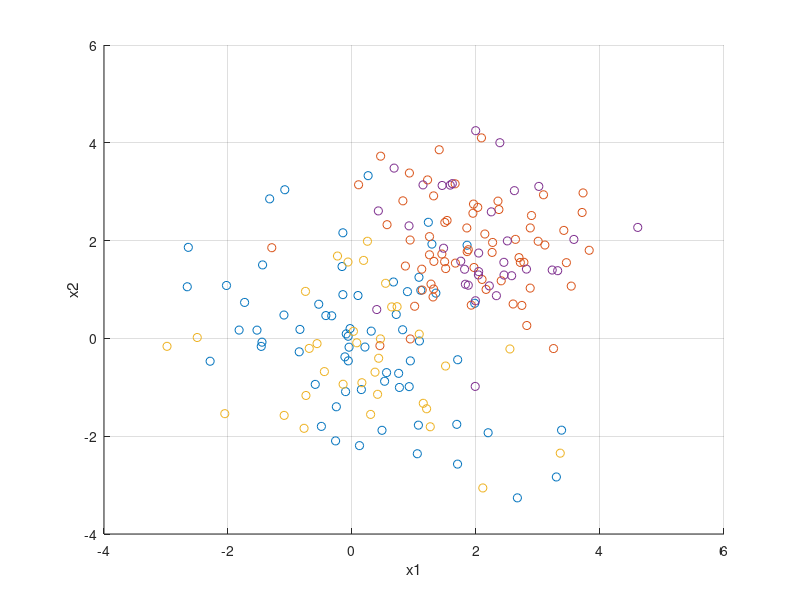

Write MATLAB code to recreate this figure. (Note: this script raises an error after producing the figure.)
clear;
close all;
clc;

N = 100;

rng('default')  % For reproducibility

mu1 = [0 0];
Sigma1 = [2 -1; -1 2];
A1 = mvnrnd(mu1, Sigma1, N);
 
mu2 = [2 2];
Sigma2 = [1 0; 0 1];
A2 = mvnrnd(mu2, Sigma2, N);

A = [ A1; A2 ];
d = [ -ones(100, 1); ones(100, 1) ];

test_index = 67:100;
learn_index = 1:66;
k = 6;

A_learn = [A1(learn_index, :); A2(learn_index, :)];
d_learn = [d(learn_index); d(N + learn_index)];
A_test = [A1(test_index, :); A2(test_index, :)];
d_check = [d(test_index); d(N + test_index)];

figure;
scatter(A_learn(d_learn == -1, 1), A_learn(d_learn == -1, 2), 'r.');
hold on;
grid on;
scatter(A_learn(d_learn == 1, 1), A_learn(d_learn == 1, 2), 'b.');
scatter(A_test(d_check == -1, 1), A_test(d_check == -1, 2), 'r*');
scatter(A_test(d_check == 1, 1), A_test(d_check == 1, 2), 'b*');
xlabel('x1');
ylabel('x2');

% Naive Bayess classification method
cl_naive = NaiveBayess;
cl_naive = cl_naive.Train(A_learn, d_learn);
[d_naive, perror_naive] = cl_naive.Classify(A_test);
acc_naive = accuracy(d_naive, d_check)

figure;
scatter(A_test(d_check == -1, 1), A_test(d_check == -1, 2), 'r.');
hold on;
grid on;
scatter(A_test(d_check == 1, 1), A_test(d_check == 1, 2), 'b.');
scatter(A_test(d_naive == -1, 1), A_test(d_naive == -1, 2), 'ro');
scatter(A_test(d_naive == 1, 1), A_test(d_naive == 1, 2), 'bo');
xlabel('x1');
ylabel('x2');
title('Naiwny klasyfikator Bayessowski');

bw = logspace(-2, 1);
acc = zeros(size(bw));
for i = 1:length(bw)
    cl_parzen = BayessParzen;
    cl_parzen = cl_parzen.Train(A_learn, d_learn, bw(i));
    [d_parzen, perror_parzen] = cl_parzen.Classify(A_test);
    acc(i) = accuracy(d_parzen, d_check);
end
figure;
plot(bw, acc, 'b.');
hold on;
grid on;
plot(bw, acc, 'b');
set(gca, 'XScale', 'log')
xlabel('Bandwidth');
ylabel('Accuracy');
title('Dokładność klasyfikacji w funkcji szerokości okna');

[acc_max, imax] = max(acc);

cl_parzen = BayessParzen;
cl_parzen = cl_parzen.Train(A_learn, d_learn, bw(imax));
[d_parzen, perror_parzen] = cl_parzen.Classify(A_test);
acc_parzen = accuracy(d_parzen, d_check)

figure;
scatter(A_test(d_check == -1, 1), A_test(d_check == -1, 2), 'r.');
hold on;
grid on;
scatter(A_test(d_check == 1, 1), A_test(d_check == 1, 2), 'b.');
scatter(A_test(d_parzen == -1, 1), A_test(d_parzen == -1, 2), 'ro');
scatter(A_test(d_parzen == 1, 1), A_test(d_parzen == 1, 2), 'bo');
xlabel('x1');
ylabel('x2');
title('Metoda z wykorzystaniem okien Parzena');
